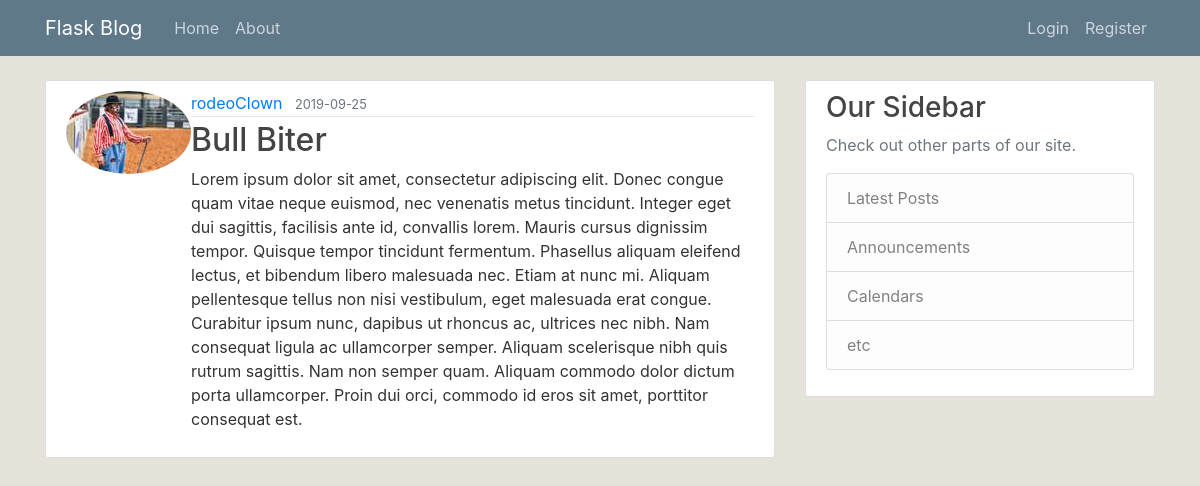
Screenshot of /post/26 with the database file from the repository.
### flaskblog/models.py (models this page shows, shortened)
class User(db.Model, UserMixin):
    id = db.Column(db.Integer, primary_key=True)
    username = db.Column(db.String(20), unique=True, nullable=False)
    email = db.Column(db.String(120), unique=True, nullable=False)
    image_file = db.Column(db.String(20), nullable=False, default='default.jpg')
    password = db.Column(db.String(60), nullable=False)
    posts = db.relationship('Post', backref='author', lazy=True)

class Post(db.Model):
    id = db.Column(db.Integer, primary_key=True)
    title = db.Column(db.String(100), nullable=False)
    date_posted = db.Column(db.DateTime, nullable=False, default=datetime.utcnow)
    content = db.Column(db.Text, nullable=False)
    user_id = db.Column(db.Integer, db.ForeignKey('user.id'), nullable=False)

### flaskblog/routes.py (the view)
@app.route("/post/<int:post_id>")
def post(post_id):
    post = Post.query.get_or_404(post_id)
    return render_template('post.html', title=post.title, post=post)

### flaskblog/templates/post.html (shortened to what this page needs)
{% extends "layout.html" %}
{% block content %}
  <article class="media content-section">
    <img src="{{ url_for('static', filename='profile_pics/' + post.author.image_file) }}" alt="" class="rounded-circle article-image">
    <div class="media-body">
      <div class="article-metadata">
        <a class="mr-2" href="#">{{ post.author.username }}</a>
        <small class="text-muted">{{ post.date_posted.strftime('%Y-%m-%d') }}</small>
      </div>
      <h2 class="article-title">{{ post.title }}</h2>
      <p class="article-content">{{ post.content }}</p>
    </div>
  </article>
{% endblock content %}

### flaskblog/static/main.css (style rules this page uses)
body { background: #e5e2da; color: #333333; margin-top: 5rem; }
h1, h2, h3, h4, h5, h6 { color: #444444; }
.content-section { background: #ffffff; padding: 10px 20px; border: 1px solid #dddddd; border-radius: 3px; margin-bottom: 20px; }
.article-title { color: #444444; }
.article-content { white-space: pre-line; }
.article-metadata { padding-bottom: 1px; margin-bottom: 4px; border-bottom: 1px solid #e3e3e3 }

### rows the page displays
User: image_file (picture), author.username "rodeoClown"
Post: date_posted "2019-09-25", title "Bull Biter", content "Lorem ipsum dolor sit amet, consectetur adipiscing elit. Donec congue quam vitae neque euismod, nec venenatis metus tincidunt. Integer eget dui sagittis, facilisis ante id, convallis lorem. Mauris cursus dignissim tempor. Quisque tempor tincidunt fermentum. Phasellus aliquam eleifend lectus, et bibendum libero malesuada nec. Etiam at nunc mi. Aliquam pellentesque tellus non nisi vestibulum, eget malesuada erat congue. Curabitur ipsum nunc, dapibus ut rhoncus ac, ultrices nec nibh. Nam consequat ligula ac ullamcorper semper. Aliquam scelerisque nibh quis rutrum sagittis. Nam non semper quam. Aliquam commodo dolor dictum porta ullamcorper. Proin dui orci, commodo id eros sit amet, porttitor…"
